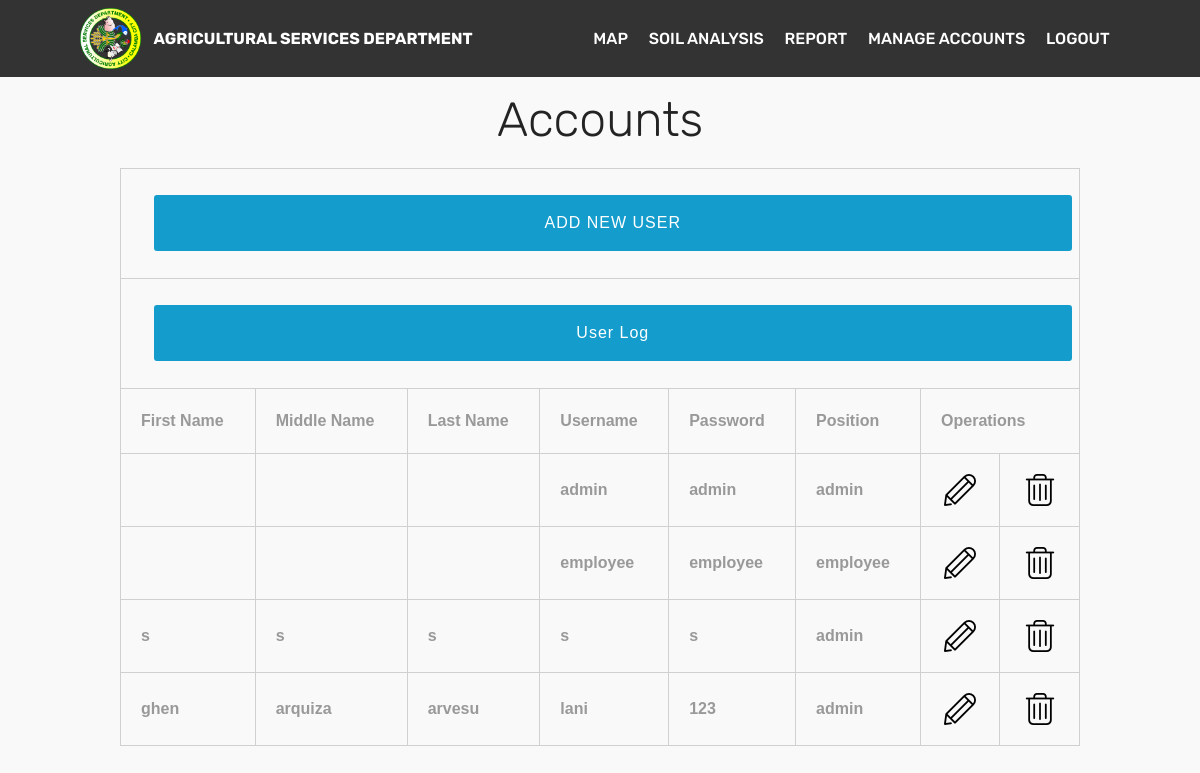
Screenshot of /acc.php with the database file from the repository.
### tables this page shows
CREATE TABLE `systemcred` (
  `id` int(5) NOT NULL,
  `fname` varchar(50) NOT NULL,
  `mname` varchar(50) NOT NULL,
  `lname` varchar(50) NOT NULL,
  `username` varchar(50) NOT NULL,
  `password` varchar(50) NOT NULL,
  `position` varchar(50) NOT NULL
);

### acc.php (the view, shortened to what this page needs)
<?php
include('mainnav.php');
 ?>
 <link rel="stylesheet" href="style.css" type="text/css" />
  <div class="container">
          <div class="media-container-row">
              <div class="title col-12 col-md-8">
                  <h2 class="align-center pb-3 mbr-fonts-style display-2"><br><br>Accounts
                  </h2>
              </div>
          </div>
      </div>
     <div class="main-content">
       <center>
       <table align="center">
           <tr>
           <th colspan="8"><a href="add_data.php"><button type="button" class="btn btn-primary btn-block"> ADD NEW USER</button></a></th>
         </tr>
         <tr>
           <th colspan="8"><a href="userlog.php"><button type="button" class="btn btn-primary btn-block"> User Log</button></a></th>
           </tr>
           <th>First Name</th>
           <th>Middle Name</th>
           <th>Last Name</th>
           <th>Username</th>
           <th>Password</th>
           <th>Position</th>
           <th colspan="2">Operations</th>
           <?php
       	$sql_query="SELECT * FROM systemcred";
       	$result_set=mysql_query($sql_query);
       	if(mysql_num_rows($result_set)>0)
       	{
               while($row=mysql_fetch_row($result_set))
       		{
       		?>
                   <tr>
                   <td><?php echo $row[1]; ?></td>
                   <td><?php echo $row[2]; ?></td>
                   <td><?php echo $row[3]; ?></td>
                   <td><?php echo $row[4]; ?></td>
                   <td><?php echo $row[5]; ?></td>
                   <td><?php echo $row[6]; ?></td>
                   <td align="center"><a href="javascript:edt_id('<?php echo $row[0]; ?>')"><img src="edit.png" align="EDIT" /></a></td>
                   <td align="center"><a href="javascript:delete_id('<?php echo $row[0]; ?>')"><img src="garbage.png" align="DELETE" /></a></td>
                   </tr>
               <?php
       		}
       	}
       	else
       	{
       		?>
               <tr>
               <td colspan="5">No Data Found !</td>
               </tr>
               <?php
       	}
       	?>
           </table>
</body>
</html>

### mainnav.php (shortened to what this page needs)
<!DOCTYPE html>
<html>
<head>
  <link rel="stylesheet" href="assets/web/assets/mobirise-icons/mobirise-icons.css">
  <link rel="stylesheet" href="assets/bootstrap/css/bootstrap.min.css">
  <link rel="stylesheet" href="..assets/bootstrap/css/bootstrap-grid.min.css">
  <link rel="stylesheet" href="assets/bootstrap/css/bootstrap-reboot.min.css">
  <link rel="stylesheet" href="assets/dropdown/css/style.css">
  <link rel="stylesheet" href="assets/socicon/css/styles.css">
  <link rel="stylesheet" href="assets/theme/css/style.css">
  <link rel="stylesheet" href="assets/mobirise/css/mbr-additional.css" type="text/css">
</head>
<body>
<section class="menu cid-qwZuzM1hha" once="menu" id="menu1-0" data-rv-view="208">
    <nav class="navbar navbar-expand beta-menu navbar-dropdown align-items-center navbar-fixed-top navbar-toggleable-sm">
        <div class="menu-logo">
            <div class="navbar-brand">
                <span class="navbar-logo">
                         <img src="assets/images/logo.png" alt="Mobirise" media-simple="true" style="height: 3.8rem;">
                </span>
                <span class="navbar-caption-wrap">
                    <a class="navbar-caption text-white display-4" href="home.php">
                        AGRICULTURAL SERVICES DEPARTMENT                    </a>
                </span>
            </div>
        </div>
        <div class="collapse navbar-collapse" id="navbarSupportedContent">
            <ul class="navbar-nav nav-dropdown" data-app-modern-menu="true">
            	<li class="nav-item">
                    <a class="nav-link link text-white display-4" href="MapMain.php">MAP</a>
                </li>
                <li class="nav-item">
                    <a class="nav-link link text-white display-4" href="sampno.php">SOIL ANALYSIS</a>
                </li>
                 <li class="nav-item">
                    <a class="nav-link link text-white display-4" href="report.php">REPORT</a>
                </li>
                <li class="nav-item">
                   <a class="nav-link link text-white display-4" href="acc.php">MANAGE ACCOUNTS</a>
               </li>
                 <li class="nav-item">
                 <a class="nav-link link text-white display-4" href="logout.php">LOGOUT</a>
                </li>
              </ul>
                    </div>
    </nav>
</section>

### assets/dropdown/css/style.css (style rules this page uses)
.navbar-dropdown { left: 0; padding: 0; position: absolute; right: 0; top: 0; transition: all 0.45s ease; z-index: 1030; background: #282828; }
.navbar-dropdown .navbar-logo { margin-right: 0.8rem; transition: margin 0.3s ease-in-out; vertical-align: middle; }
.navbar-dropdown .navbar-logo img { height: 3.125rem; transition: all 0.3s ease-in-out; }
.navbar-dropdown .navbar-caption { font-weight: 700; white-space: normal; vertical-align: -4px; line-height: 3.125rem !important; }
.navbar-dropdown .navbar-caption, .navbar-dropdown .navbar-caption:hover { color: inherit; text-decoration: none; }
.navbar-dropdown.navbar-fixed-top { position: fixed; }
.navbar-dropdown .navbar-brand span { vertical-align: -4px; }
.nav-dropdown { font-size: 0.75rem; font-weight: 500; height: auto !important; }
.nav-dropdown .link { margin: .667em 1.667em; font-weight: 500; padding: 0; transition: color .2s ease-in-out; }
.nav-dropdown .link::after, .nav-dropdown .dropdown-item::after { color: inherit; }

### assets/theme/css/style.css (style rules this page uses)
section { background-color: #eeeeee; }
section, .container, .container-fluid { position: relative; word-wrap: break-word; }
a { font-style: normal; font-weight: 400; cursor: pointer; }
a, a:hover { text-decoration: none; }
body { color: #232323; }
h1, h2, h3, h4, h5, h6, .h1, .h2, .h3, .h4, .h5, .h6, .display-1, .display-2, .display-3, .display-4 { line-height: 1; word-break: break-word; word-wrap: break-word; }
body { position: relative; }
section { background-position: 50% 50%; background-repeat: no-repeat; background-size: cover; }
.align-center { text-align: center; }
.media-container-row { display: -ms-flexbox; display: -webkit-flex; display: flex; -webkit-flex-direction: row; -ms-flex-direction: row; flex-direction: row; -webkit-flex-wrap: wrap; -ms-flex-wrap: wrap; flex-wrap: wrap; -webkit-justify-content: center; -ms-flex-pack: center; justify-content: center; -webkit-align-content: center; -ms-flex-line-pack: center; align-content: center; -webkit-align-items: start; -ms-flex-align: start; align-items: start; }
@media (min-width: 992px) { .media-container-row { -webkit-flex-wrap: nowrap; -ms-flex-wrap: nowrap; flex-wrap: nowrap; } }
.menu .navbar-brand { display: -webkit-flex; }
.menu .navbar-brand span { display: flex; display: -webkit-flex; }
.menu .navbar-brand .navbar-caption-wrap { display: -webkit-flex; }
.menu .navbar-brand .navbar-logo img { display: -webkit-flex; }
@media (min-width: 992px) { .menu .navbar-nav.nav-dropdown { display: -webkit-flex; } }
@media (min-width: 992px) { .menu .navbar-toggleable-sm .navbar-collapse { display: -webkit-flex !important; } }

### style.css (style rules this page uses)
* { margin:0; padding:0; }
body { background:#f9f9f9; font-family:"Courier New", Courier, monospace; }
table { width:80%; font-family:Tahoma, Geneva, sans-serif; font-weight:bolder; color:#999; margin-bottom:80px; }
table a { text-decoration:none; color:#00a2d1; }
table,td,th { border-collapse:collapse; border:solid #d0d0d0 1px; padding:20px; }

### rows the page displays
systemcred: username "admin", password "admin", position "admin"
systemcred: username "employee", password "employee", position "employee"
systemcred: fname "s", mname "s", lname "s", username "s", password "s", position "admin"
systemcred: fname "ghen", mname "arquiza", lname "arvesu", username "lani", password "123", position "admin"
